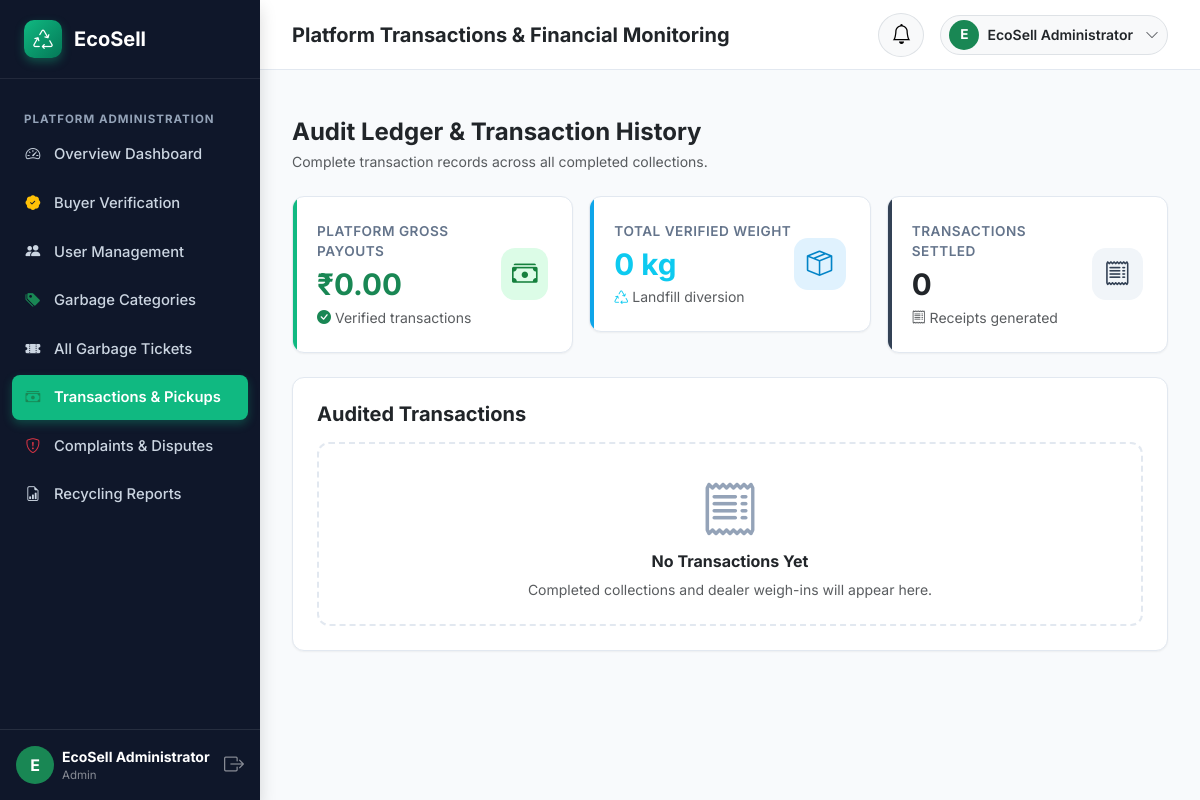
The page /admin/transactions (signed in) on the database its author committed.
### models/user.py (models this page shows, shortened)
class User(UserMixin, db.Model):
    __tablename__ = 'users'
    id = db.Column(db.Integer, primary_key=True, autoincrement=True)
    full_name = db.Column(db.String(150), nullable=False)
    email = db.Column(db.String(150), nullable=False, unique=True, index=True)
    phone = db.Column(db.String(25), nullable=False)
    password_hash = db.Column(db.String(255), nullable=False)
    role = db.Column(db.String(20), nullable=False, index=True)  # 'seller', 'buyer', 'admin'
    account_status = db.Column(db.String(20), default='active')  # 'active', 'pending', 'suspended'
    created_at = db.Column(db.DateTime, default=datetime.utcnow)
    seller_profile = db.relationship('SellerProfile', backref='user', uselist=False, cascade='all, delete-orphan')
    buyer_profile = db.relationship('BuyerProfile', backref='user', uselist=False, cascade='all, delete-orphan')
    selling_tickets = db.relationship('SellingTicket', backref='seller', lazy='dynamic', cascade='all, delete-orphan')
    buyer_offers = db.relationship('BuyerOffer', backref='buyer', lazy='dynamic', cascade='all, delete-orphan')
    buyer_prices = db.relationship('BuyerPrice', backref='buyer', lazy='dynamic', cascade='all, delete-orphan')
    complaints = db.relationship('Complaint', backref='user', lazy='dynamic', cascade='all, delete-orphan')
    notifications = db.relationship('Notification', backref='user', lazy='dynamic', cascade='all, delete-orphan', order_by='Notification.created_at.desc()')
    @property
    def is_seller(self):
        return self.role == 'seller'
    @property
    def is_buyer(self):
        return self.role == 'buyer'
    @property
    def is_admin(self):
        return self.role == 'admin'
    @property
    def is_active(self):
        return self.account_status == 'active'

### routes/admin_routes.py (the view)
@admin_bp.route('/transactions')
@login_required
@admin_required
def transactions():
    all_transactions = Transaction.query.order_by(Transaction.transaction_date.desc()).all()
    total_amount = sum([float(t.total_amount) for t in all_transactions])
    total_weight = sum([float(t.actual_weight) for t in all_transactions])
    return render_template(
        'admin/transactions.html',
        transactions=all_transactions,
        total_amount=total_amount,
        total_weight=total_weight
    )

### app.py (called while the page is built)
@login_manager.user_loader
def load_user(user_id):
    return User.query.get(int(user_id))

### templates/admin/transactions.html (shortened to what this page needs)
{% extends "dashboard_base.html" %}
{% block page_title %}Platform Transactions & Financial Monitoring{% endblock %}
{% block sidebar_menu %}
<li class="sidebar-heading">Platform Administration</li>
<li class="sidebar-item">
    <a href="{{ url_for('admin.dashboard') }}" class="sidebar-link">
        <i class="bi bi-speedometer2"></i> Overview Dashboard
    </a>
</li>
<li class="sidebar-item">
    <a href="{{ url_for('admin.buyers_verification') }}" class="sidebar-link">
        <i class="bi bi-patch-check-fill text-warning"></i> Buyer Verification
    </a>
</li>
<li class="sidebar-item">
    <a href="{{ url_for('admin.users') }}" class="sidebar-link">
        <i class="bi bi-people-fill"></i> User Management
    </a>
</li>
<li class="sidebar-item">
    <a href="{{ url_for('admin.categories') }}" class="sidebar-link">
        <i class="bi bi-tags-fill text-success"></i> Garbage Categories
    </a>
</li>
<li class="sidebar-item">
    <a href="{{ url_for('admin.tickets') }}" class="sidebar-link">
        <i class="bi bi-ticket-perforated-fill"></i> All Garbage Tickets
    </a>
</li>
<li class="sidebar-item">
    <a href="{{ url_for('admin.transactions') }}" class="sidebar-link active">
        <i class="bi bi-cash-stack text-success"></i> Transactions & Pickups
    </a>
</li>
<li class="sidebar-item">
    <a href="{{ url_for('admin.complaints') }}" class="sidebar-link">
        <i class="bi bi-shield-exclamation text-danger"></i> Complaints & Disputes
    </a>
</li>
<li class="sidebar-item">
    <a href="{{ url_for('admin.reports') }}" class="sidebar-link">
        <i class="bi bi-file-earmark-bar-graph"></i> Recycling Reports
    </a>
</li>
{% endblock %}
{% block dashboard_body %}
<div class="mb-4">
    <h4 class="fw-bold text-dark mb-1">Audit Ledger & Transaction History</h4>
    <p class="text-muted small mb-0">Complete transaction records across all completed collections.</p>
</div>
<div class="row g-3 mb-4">
    <div class="col-md-4">
        <div class="stat-card stat-success">
            <div>
                <div class="stat-title">Platform Gross Payouts</div>
                <div class="stat-value text-success">{{ total_amount | currency }}</div>
                <div class="small text-muted mt-1"><i class="bi bi-check-circle-fill text-success"></i> Verified transactions</div>
            </div>
            <div class="stat-icon bg-success-soft">
                <i class="bi bi-cash-stack"></i>
            </div>
        </div>
    </div>
    <div class="col-md-4">
        <div class="stat-card stat-info">
            <div>
                <div class="stat-title">Total Verified Weight</div>
                <div class="stat-value text-info">{{ total_weight }} kg</div>
                <div class="small text-muted mt-1"><i class="bi bi-recycle text-info"></i> Landfill diversion</div>
            </div>
            <div class="stat-icon bg-info-soft">
                <i class="bi bi-box-seam"></i>
            </div>
        </div>
    </div>
    <div class="col-md-4">
        <div class="stat-card stat-dark">
            <div>
                <div class="stat-title">Transactions Settled</div>
                <div class="stat-value text-dark">{{ transactions | length }}</div>
                <div class="small text-muted mt-1"><i class="bi bi-receipt"></i> Receipts generated</div>
            </div>
            <div class="stat-icon bg-dark-soft">
                <i class="bi bi-receipt"></i>
            </div>
        </div>
    </div>
</div>
<div class="ecosell-card p-4">
    <h5 class="fw-bold text-dark mb-3">Audited Transactions</h5>
    {% if transactions %}
    <div class="table-responsive">
        <table class="table-ecosell">
            <thead>
                <tr>
                    <th>Txn ID</th>
                    <th>Ticket</th>
                    <th>Category</th>
                    <th>Seller</th>
                    <th>Buyer (Dealer)</th>
                    <th>Weighed KG</th>
                    <th>Rate/KG</th>
                    <th>Total Payout</th>
                    <th>Method</th>
                    <th>Status</th>
                    <th>Timestamp</th>
                </tr>
            </thead>
            <tbody>
                {% for t in transactions %}
                <tr>
                    <td class="fw-bold text-dark">#TXN-{{ t.id }}</td>
                    <td><strong class="text-dark">{{ t.ticket.ticket_number }}</strong></td>
                    <td><span class="badge bg-light text-dark border">{{ t.ticket.category.category_name }}</span></td>
                    <td>{{ t.seller.full_name }}</td>
                    <td>{{ t.buyer.buyer_profile.shop_name if t.buyer.buyer_profile else t.buyer.full_name }}</td>
                    <td><strong>{{ t.actual_weight }} kg</strong></td>
                    <td>₹{{ t.price_per_kg }}/kg</td>
                    <td><strong class="text-success fs-6">{{ t.total_amount | currency }}</strong></td>
                    <td><span class="badge bg-secondary">{{ t.payment_method }}</span></td>
                    <td>
                        <span class="badge bg-success-subtle text-success border border-success-subtle">
                            <i class="bi bi-check-circle-fill me-1"></i> {{ t.payment_status }}
                        </span>
                    </td>
                    <td class="text-muted small">{{ t.transaction_date | datetime_format }}</td>
                </tr>
                {% endfor %}
            </tbody>
        </table>
    </div>
    {% else %}
    <div class="empty-state py-4">
        <i class="bi bi-receipt empty-state-icon"></i>
        <h6 class="fw-bold text-dark">No Transactions Yet</h6>
        <p class="text-muted small mb-0">Completed collections and dealer weigh-ins will appear here.</p>
    </div>
    {% endif %}
</div>
{% endblock %}

### templates/dashboard_base.html (shortened to what this page needs)
{% extends "base.html" %}
{% block layout %}
<div class="dashboard-wrapper">
    <aside class="dashboard-sidebar shadow">
        <div class="sidebar-brand">
            <div class="brand-leaf-icon">
                <i class="bi bi-recycle fs-5"></i>
            </div>
            <span>EcoSell</span>
        </div>
        <ul class="sidebar-nav">
            {% block sidebar_menu %}{% endblock %}
        </ul>
        <div class="p-3 border-top border-secondary border-opacity-25 mt-auto">
            <div class="d-flex align-items-center gap-2">
                <div class="rounded-circle bg-success text-white d-flex align-items-center justify-content-center fw-bold" style="width: 38px; height: 38px;">
                    {{ current_user.full_name[:1] | upper }}
                </div>
                <div class="overflow-hidden flex-grow-1">
                    <div class="text-white small fw-bold text-truncate">{{ current_user.full_name }}</div>
                    <div class="text-white-50 text-truncate" style="font-size: 0.72rem;">{{ current_user.role | capitalize }}</div>
                </div>
                <a href="{{ url_for('auth.logout') }}" class="text-white-50 hover-white" title="Logout">
                    <i class="bi bi-box-arrow-right fs-5"></i>
                </a>
            </div>
        </div>
    </aside>
    <div class="dashboard-main">
        <header class="dashboard-topbar">
            <div class="d-flex align-items-center gap-3">
                <h5 class="mb-0 fw-bold text-dark d-none d-sm-block">{% block page_title %}Dashboard{% endblock %}</h5>
            </div>
            <div class="d-flex align-items-center gap-3">
                <div class="dropdown">
                    <button class="btn btn-light rounded-circle position-relative border" type="button" data-bs-toggle="dropdown" aria-expanded="false">
                        <i class="bi bi-bell fs-5 text-gray-700"></i>
                    </button>
                </div>
                <div class="dropdown">
                    <button class="btn btn-light d-flex align-items-center gap-2 border rounded-pill py-1 px-2" type="button" data-bs-toggle="dropdown">
                        <div class="rounded-circle bg-success text-white d-flex align-items-center justify-content-center fw-bold" style="width: 30px; height: 30px; font-size: 0.85rem;">
                            {{ current_user.full_name[:1] | upper }}
                        </div>
                        <span class="small fw-semibold text-dark me-1 d-none d-md-inline">{{ current_user.full_name }}</span>
                        <i class="bi bi-chevron-down text-muted small"></i>
                    </button>
                </div>
            </div>
        </header>
        <div class="px-4 pt-3">
        </div>
        <div class="dashboard-content">
            {% block dashboard_body %}{% endblock %}
        </div>
    </div>
</div>
{% endblock %}

### rows shown on the page
User: full_name "E", full_name "EcoSell Administrator", role "Admin"

### other values the page prints
{{ total_amount | currency }} "₹0.00"
{{ total_weight }} "0"
{{ transactions | length }} "0"
